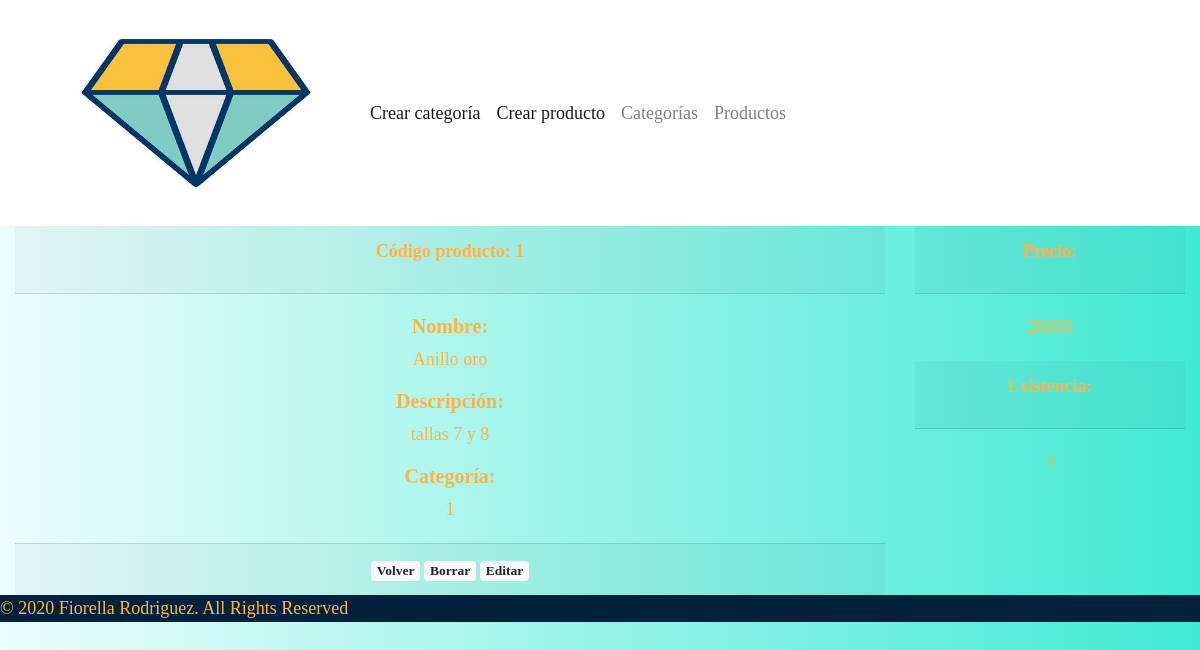
Screenshot of /?c=v_m_p&codigo_p=1 with the database file from the repository.
### tables this page shows
CREATE TABLE `productos` (
  `codigo_p` int(11) NOT NULL,
  `nombre_p` varchar(30) NOT NULL,
  `descripcion_p` varchar(255) NOT NULL,
  `precio_p` int(11) NOT NULL,
  `cantidad_p` int(11) NOT NULL,
  `id_c` int(6) NOT NULL
);

### model/inventario.php (called while the page is built, shortened)
<?php
    class inventario {
        private $codigo_p;
    public function __construct($pnombre_p= " ",$pdescripcion_p= " ",$pprecio_p= " ", $pcantidad_p= " ",$pid_c= 0, $pcodigo_p = 0){
        $this->nombre_p = $pnombre_p;
        $this->descripcion_p = $pdescripcion_p;
        $this->codigo_p = $pcodigo_p;
    }
    public function read($codigo_p = 0){
        $rows = [];
        try{
            $sql = "SELECT * FROM productos";
            $con = new connection();
            $pdo = $con->connect();
            if($codigo_p){
                $sql .=" where codigo_p='$codigo_p'";
            }
            $result = $pdo->query($sql);
            foreach ($result->fetchAll() as $value){
                $rows [] = new inventario($value['nombre_p'],$value['descripcion_p'],$value['precio_p'],$value['cantidad_p'],$value['id_c'],$value['codigo_p']);
            }
        }catch(PDOException $ex){
            die($ex->getMessage());
        }
        return $rows;
    }
    public function get_attribute($codigo_p){
        try{
          return $this->codigo_p;
        } catch (Exception $ex) {
          return NULL;
        }
    }
}

### view/ver_mas_p.php (the view)
<div class="container-fluid">
    <div class="row">
        <div class="col-md-9 col-sm-9 col-xs-9" align="center">
            <div class="card-custom">
                <div class="card-header">
                    <p class="font-weight-bold">Código producto: <?php echo $row->get_attribute('codigo_p'); ?></p>
                </div>
                <div class="card-body">
                  <h5 class="font-weight-bold">Nombre:</h5>
                  <p class="card-text"><?php echo $row->nombre_p; ?></p>
                  <h5 class="font-weight-bold">Descripción:</h5>
                  <p class="card-text"><?php echo $row->descripcion_p; ?></p>
                  <h5 class="font-weight-bold">Categoría:</h5>
                  <p class="card-text"><?php echo $row->get_attribute('id_c'); ?></p>
                </div>
                <div class="card-footer text-muted">
                    <a href="?c=v_t_p" class="badge badge-light">Volver</a>
                    <a class="badge badge-light" href='?c=delete_p&codigo_p=<?php echo $row->get_attribute('codigo_c'); ?>'>Borrar</a>
                    <a class="badge badge-light" href='?c=update_p&codigo_p=<?php echo $row->get_attribute('codigo_c'); ?>'>Editar</a>
                </div>
            </div>
        </div>
        <div class="col-md-3 col-sm-3 col-xs-3" align="center">
            <div class="card-custom">
                <div class="card-custom">
                    <div class="card-header">
                       <p class="font-weight-bold">Precio:</p>
                    </div>
                    <div class="card-body">
                        <p class="card-text"><?php echo $row->precio_p; ?></p>
                    </div>
                </div>
            </div>
            <div class="card-custom">
                <div class="card-custom">
                    <div class="card-header">
                        <p class="font-weight-bold">Existencia:</p>
                    </div>
                    <div class="card-body">
                        <p class="card-text"><?php echo $row->cantidad_p; ?></p>
                    </div>
                </div>
            </div>
        </div>
    </div>
</div>

### css/style.css (style rules this page uses)
body { background: linear-gradient(to left,#41EAD4,#EDFDFB); font-family: Tahoma; font-size: 18px; color: #02223C; }
.card-custom { opacity: 1; color: #FFB347; }

### rows the page displays
productos: codigo_p "1", nombre_p "Anillo oro", descripcion_p "tallas 7 y 8"
